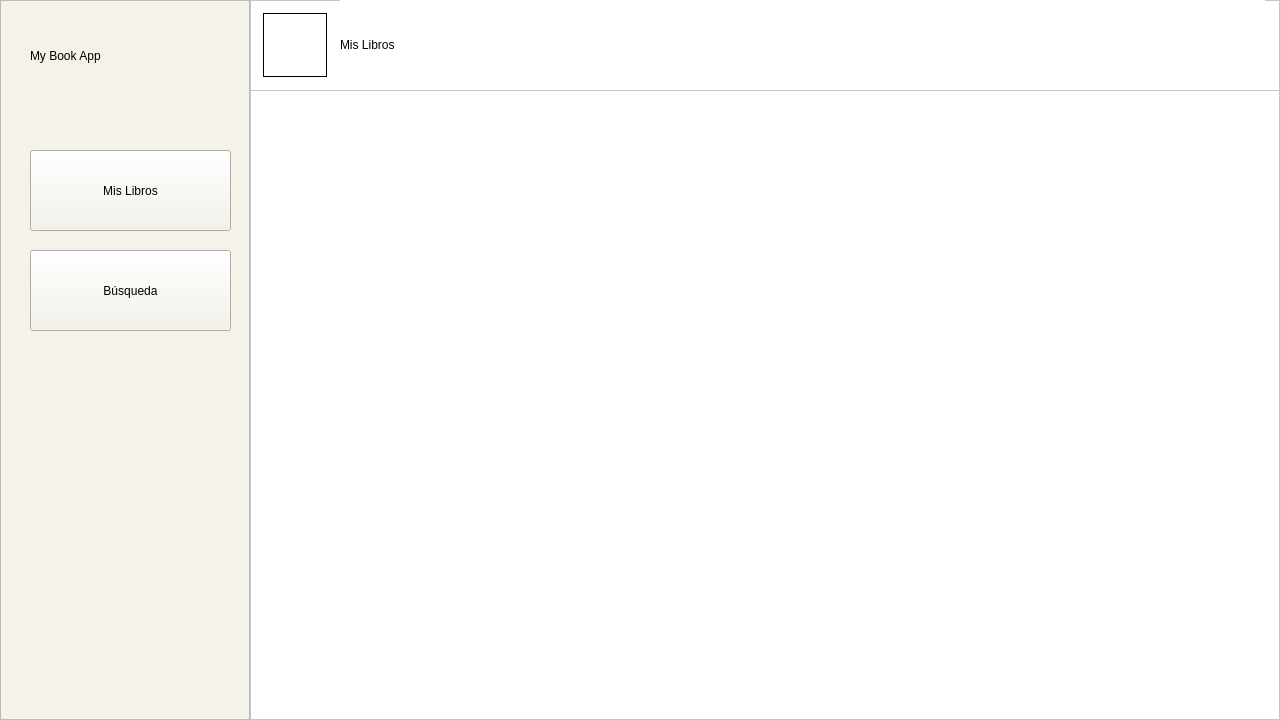
<?xml version="1.0" encoding="UTF-8"?>
<ui version="4.0">
 <class>myBookAppWindow</class>
 <widget class="QMainWindow" name="myBookAppWindow">
  <property name="geometry">
   <rect>
    <x>0</x>
    <y>0</y>
    <width>1280</width>
    <height>720</height>
   </rect>
  </property>
  <property name="windowTitle">
   <string>My Book App</string>
  </property>
  <property name="styleSheet">
   <string notr="true">background-color: rgb(255, 255, 255);</string>
  </property>
  <widget class="QWidget" name="centralwidget">
   <widget class="QFrame" name="sideMenuFrame">
    <property name="geometry">
     <rect>
      <x>0</x>
      <y>0</y>
      <width>250</width>
      <height>720</height>
     </rect>
    </property>
    <property name="styleSheet">
     <string notr="true">background-color: rgb(244, 242, 233);</string>
    </property>
    <property name="frameShape">
     <enum>QFrame::StyledPanel</enum>
    </property>
    <property name="frameShadow">
     <enum>QFrame::Raised</enum>
    </property>
    <widget class="QPushButton" name="myBookButton">
     <property name="geometry">
      <rect>
       <x>30</x>
       <y>150</y>
       <width>201</width>
       <height>81</height>
      </rect>
     </property>
     <property name="styleSheet">
      <string notr="true">color: rgb(0, 0, 0);
font: 20pt &quot;Ubuntu Sans&quot;;</string>
     </property>
     <property name="text">
      <string>Mis Libros</string>
     </property>
     <property name="icon">
      <iconset>
       <normaloff>../assets/icons8-book-shelf-64.png</normaloff>../assets/icons8-book-shelf-64.png</iconset>
     </property>
     <property name="iconSize">
      <size>
       <width>32</width>
       <height>32</height>
      </size>
     </property>
    </widget>
    <widget class="QLabel" name="titleLabel">
     <property name="geometry">
      <rect>
       <x>30</x>
       <y>20</y>
       <width>181</width>
       <height>71</height>
      </rect>
     </property>
     <property name="styleSheet">
      <string notr="true">color: rgb(0, 0, 0);
font: 600 22pt &quot;Ubuntu Sans&quot;;</string>
     </property>
     <property name="text">
      <string>My Book App</string>
     </property>
    </widget>
    <widget class="QPushButton" name="mySearchButton">
     <property name="geometry">
      <rect>
       <x>30</x>
       <y>250</y>
       <width>201</width>
       <height>81</height>
      </rect>
     </property>
     <property name="styleSheet">
      <string notr="true">color: rgb(0, 0, 0);
font: 20pt &quot;Ubuntu Sans&quot;;</string>
     </property>
     <property name="text">
      <string>Búsqueda</string>
     </property>
     <property name="icon">
      <iconset>
       <normaloff>../assets/icons8-search-64.png</normaloff>../assets/icons8-search-64.png</iconset>
     </property>
     <property name="iconSize">
      <size>
       <width>32</width>
       <height>32</height>
      </size>
     </property>
    </widget>
   </widget>
   <widget class="QFrame" name="mainFrame">
    <property name="geometry">
     <rect>
      <x>250</x>
      <y>0</y>
      <width>1030</width>
      <height>720</height>
     </rect>
    </property>
    <property name="styleSheet">
     <string notr="true">background-color: rgb(255, 255, 255);</string>
    </property>
    <property name="frameShape">
     <enum>QFrame::StyledPanel</enum>
    </property>
    <property name="frameShadow">
     <enum>QFrame::Raised</enum>
    </property>
    <widget class="QLabel" name="sectionLabel">
     <property name="geometry">
      <rect>
       <x>90</x>
       <y>0</y>
       <width>925</width>
       <height>90</height>
      </rect>
     </property>
     <property name="styleSheet">
      <string notr="true">color: rgb(0, 0, 0);
font: 600 22pt &quot;Ubuntu Sans&quot;;</string>
     </property>
     <property name="text">
      <string>Mis Libros</string>
     </property>
    </widget>
    <widget class="QFrame" name="pageFrame">
     <property name="geometry">
      <rect>
       <x>0</x>
       <y>90</y>
       <width>1030</width>
       <height>630</height>
      </rect>
     </property>
     <property name="frameShape">
      <enum>QFrame::StyledPanel</enum>
     </property>
     <property name="frameShadow">
      <enum>QFrame::Raised</enum>
     </property>
    </widget>
    <widget class="QPushButton" name="myBookButton_2">
     <property name="geometry">
      <rect>
       <x>13</x>
       <y>13</y>
       <width>64</width>
       <height>64</height>
      </rect>
     </property>
     <property name="styleSheet">
      <string notr="true">color: rgb(0, 0, 0);
font: 20pt &quot;Ubuntu Sans&quot;;

 background-color: white;
 border-style: solid;
 border-width:1px;
 border-radius:50px;</string>
     </property>
     <property name="text">
      <string/>
     </property>
     <property name="icon">
      <iconset>
       <normaloff>../assets/icons8-back-64.png</normaloff>../assets/icons8-back-64.png</iconset>
     </property>
     <property name="iconSize">
      <size>
       <width>32</width>
       <height>32</height>
      </size>
     </property>
    </widget>
   </widget>
  </widget>
 </widget>
 <resources/>
 <connections/>
</ui>
